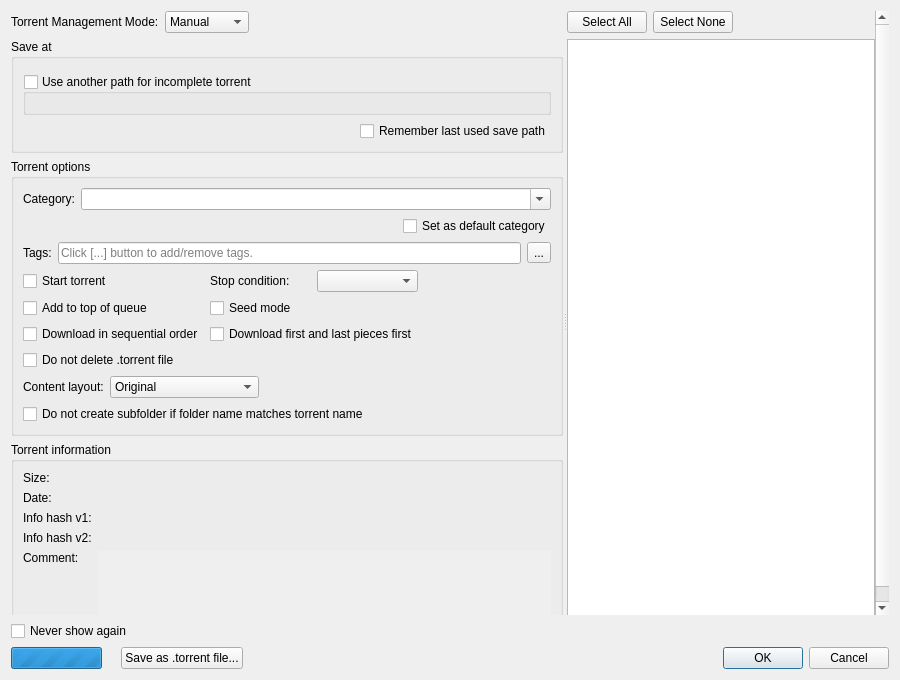
<?xml version="1.0" encoding="UTF-8"?>
<ui version="4.0">
 <class>AddNewTorrentDialog</class>
 <widget class="QDialog" name="AddNewTorrentDialog">
  <property name="geometry">
   <rect>
    <x>0</x>
    <y>0</y>
    <width>900</width>
    <height>680</height>
   </rect>
  </property>
  <layout class="QVBoxLayout" name="AddNewTorrentDialogLayout">
   <item>
    <widget class="QScrollArea" name="scrollArea_2">
     <property name="frameShape">
      <enum>QFrame::Shape::NoFrame</enum>
     </property>
     <property name="sizeAdjustPolicy">
      <enum>QAbstractScrollArea::SizeAdjustPolicy::AdjustToContents</enum>
     </property>
     <property name="widgetResizable">
      <bool>true</bool>
     </property>
     <widget class="QWidget" name="scrollAreaWidgetContents_2">
      <property name="geometry">
       <rect>
        <x>0</x>
        <y>0</y>
        <width>882</width>
        <height>598</height>
       </rect>
      </property>
      <layout class="QVBoxLayout" name="verticalLayout_6">
       <property name="leftMargin">
        <number>0</number>
       </property>
       <property name="topMargin">
        <number>0</number>
       </property>
       <property name="rightMargin">
        <number>0</number>
       </property>
       <property name="bottomMargin">
        <number>0</number>
       </property>
       <item>
        <widget class="QSplitter" name="splitter">
         <property name="orientation">
          <enum>Qt::Orientation::Horizontal</enum>
         </property>
         <property name="childrenCollapsible">
          <bool>false</bool>
         </property>
         <widget class="QFrame" name="torrentoptionsFrame">
          <layout class="QVBoxLayout" name="mainlayout_addui">
           <property name="leftMargin">
            <number>0</number>
           </property>
           <property name="topMargin">
            <number>0</number>
           </property>
           <property name="rightMargin">
            <number>0</number>
           </property>
           <property name="bottomMargin">
            <number>0</number>
           </property>
           <item>
            <layout class="QHBoxLayout" name="managementLayout">
             <item>
              <widget class="QLabel" name="labelTorrentManagementMode">
               <property name="text">
                <string>Torrent Management Mode:</string>
               </property>
              </widget>
             </item>
             <item>
              <widget class="QComboBox" name="comboTMM">
               <property name="toolTip">
                <string>Automatic mode means that various torrent properties(eg save path) will be decided by the associated category</string>
               </property>
               <item>
                <property name="text">
                 <string>Manual</string>
                </property>
               </item>
               <item>
                <property name="text">
                 <string>Automatic</string>
                </property>
               </item>
              </widget>
             </item>
             <item>
              <spacer name="horizontalSpacer">
               <property name="orientation">
                <enum>Qt::Orientation::Horizontal</enum>
               </property>
               <property name="sizeHint" stdset="0">
                <size>
                 <width>20</width>
                 <height>20</height>
                </size>
               </property>
              </spacer>
             </item>
            </layout>
           </item>
           <item>
            <widget class="QGroupBox" name="groupBoxSavePath">
             <property name="title">
              <string>Save at</string>
             </property>
             <layout class="QVBoxLayout" name="verticalLayout">
              <item>
               <widget class="FileSystemPathComboEdit" name="savePath" native="true"/>
              </item>
              <item>
               <widget class="QGroupBox" name="groupBoxDownloadPath">
                <property name="title">
                 <string>Use another path for incomplete torrent</string>
                </property>
                <property name="checkable">
                 <bool>true</bool>
                </property>
                <property name="checked">
                 <bool>false</bool>
                </property>
                <layout class="QVBoxLayout" name="verticalLayout_4">
                 <item>
                  <widget class="FileSystemPathComboEdit" name="downloadPath" native="true"/>
                 </item>
                </layout>
               </widget>
              </item>
              <item>
               <layout class="QHBoxLayout" name="layoutRememberLastSavePath">
                <item>
                 <spacer name="horizontalSpacer_5">
                  <property name="orientation">
                   <enum>Qt::Orientation::Horizontal</enum>
                  </property>
                  <property name="sizeHint" stdset="0">
                   <size>
                    <width>40</width>
                    <height>20</height>
                   </size>
                  </property>
                 </spacer>
                </item>
                <item>
                 <widget class="QCheckBox" name="checkBoxRememberLastSavePath">
                  <property name="text">
                   <string>Remember last used save path</string>
                  </property>
                 </widget>
                </item>
               </layout>
              </item>
             </layout>
            </widget>
           </item>
           <item>
            <widget class="QGroupBox" name="groupBoxSettings">
             <property name="title">
              <string>Torrent options</string>
             </property>
             <layout class="QVBoxLayout" name="verticalLayout_3">
              <item>
               <layout class="QHBoxLayout" name="categoryLayout">
                <item>
                 <widget class="QLabel" name="labelCategory">
                  <property name="text">
                   <string>Category:</string>
                  </property>
                 </widget>
                </item>
                <item>
                 <widget class="QComboBox" name="categoryComboBox">
                  <property name="sizePolicy">
                   <sizepolicy hsizetype="Expanding" vsizetype="Fixed">
                    <horstretch>0</horstretch>
                    <verstretch>0</verstretch>
                   </sizepolicy>
                  </property>
                  <property name="editable">
                   <bool>true</bool>
                  </property>
                  <property name="insertPolicy">
                   <enum>QComboBox::InsertPolicy::InsertAtTop</enum>
                  </property>
                 </widget>
                </item>
               </layout>
              </item>
              <item alignment="Qt::AlignmentFlag::AlignRight">
               <widget class="QCheckBox" name="defaultCategoryCheckbox">
                <property name="text">
                 <string>Set as default category</string>
                </property>
               </widget>
              </item>
              <item>
               <layout class="QHBoxLayout" name="tagsLayout" stretch="0,0,0">
                <item>
                 <widget class="QLabel" name="tagsLabel">
                  <property name="text">
                   <string>Tags:</string>
                  </property>
                 </widget>
                </item>
                <item>
                 <widget class="QLineEdit" name="tagsLineEdit">
                  <property name="sizePolicy">
                   <sizepolicy hsizetype="Expanding" vsizetype="Fixed">
                    <horstretch>0</horstretch>
                    <verstretch>0</verstretch>
                   </sizepolicy>
                  </property>
                  <property name="readOnly">
                   <bool>true</bool>
                  </property>
                  <property name="placeholderText">
                   <string>Click [...] button to add/remove tags.</string>
                  </property>
                  <property name="clearButtonEnabled">
                   <bool>false</bool>
                  </property>
                 </widget>
                </item>
                <item>
                 <widget class="QToolButton" name="tagsEditButton">
                  <property name="toolTip">
                   <string>Add/remove tags</string>
                  </property>
                  <property name="text">
                   <string>...</string>
                  </property>
                 </widget>
                </item>
               </layout>
              </item>
              <item>
               <layout class="QGridLayout" name="gridLayout">
                <item row="0" column="0">
                 <widget class="QCheckBox" name="startTorrentCheckBox">
                  <property name="text">
                   <string>Start torrent</string>
                  </property>
                 </widget>
                </item>
                <item row="0" column="1">
                 <layout class="QHBoxLayout" name="stopConditionLayout">
                  <item>
                   <widget class="QLabel" name="stopConditionLabel">
                    <property name="text">
                     <string>Stop condition:</string>
                    </property>
                   </widget>
                  </item>
                  <item>
                   <widget class="QComboBox" name="stopConditionComboBox"/>
                  </item>
                 </layout>
                </item>
                <item row="0" column="2">
                 <spacer name="horizontalSpacer_3">
                  <property name="orientation">
                   <enum>Qt::Orientation::Horizontal</enum>
                  </property>
                  <property name="sizeHint" stdset="0">
                   <size>
                    <width>40</width>
                    <height>20</height>
                   </size>
                  </property>
                 </spacer>
                </item>
                <item row="1" column="0">
                 <widget class="QCheckBox" name="addToQueueTopCheckBox">
                  <property name="text">
                   <string>Add to top of queue</string>
                  </property>
                 </widget>
                </item>
                <item row="1" column="1">
                 <widget class="QCheckBox" name="seedModeCheckBox">
                  <property name="text">
                   <string>Seed mode</string>
                  </property>
                  <property name="toolTip">
                   <string>&lt;p&gt;If set, qBittorrent will assume that all files are present for this torrent and that they all match the hashes in the torrent file. The use case for this mode is if a torrent is created and seeded, or if the user already knows that all the files are complete, this is a way to perform only basic file checks and skip initial hash checks.&lt;/p&gt;&lt;p&gt;The piece hash will be checked when it is requested for the first time by a peer. If a hash check fails, all files in this torrent will be rechecked.&lt;/p&gt;</string>
                  </property>
                 </widget>
                </item>
                <item row="2" column="0">
                 <widget class="QCheckBox" name="sequentialCheckBox">
                  <property name="text">
                   <string>Download in sequential order</string>
                  </property>
                 </widget>
                </item>
                <item row="2" column="1">
                 <widget class="QCheckBox" name="firstLastCheckBox">
                  <property name="text">
                   <string>Download first and last pieces first</string>
                  </property>
                 </widget>
                </item>
                <item row="3" column="0">
                 <widget class="QCheckBox" name="doNotDeleteTorrentCheckBox">
                  <property name="toolTip">
                   <string>When checked, the .torrent file will not be deleted regardless of the settings at the &quot;Download&quot; page of the Options dialog</string>
                  </property>
                  <property name="text">
                   <string>Do not delete .torrent file</string>
                  </property>
                 </widget>
                </item>
               </layout>
              </item>
              <item>
               <layout class="QHBoxLayout" name="horizontalLayout_2">
                <item>
                 <widget class="QLabel" name="contentLayoutLabel">
                  <property name="text">
                   <string>Content layout:</string>
                  </property>
                 </widget>
                </item>
                <item>
                 <widget class="QComboBox" name="contentLayoutComboBox">
                  <property name="currentIndex">
                   <number>0</number>
                  </property>
                  <item>
                   <property name="text">
                    <string>Original</string>
                   </property>
                  </item>
                  <item>
                   <property name="text">
                    <string>Create subfolder</string>
                   </property>
                  </item>
                  <item>
                   <property name="text">
                    <string>Don't create subfolder</string>
                   </property>
                  </item>
                 </widget>
                </item>
                <item>
                 <spacer name="horizontalSpacer_4">
                  <property name="orientation">
                   <enum>Qt::Orientation::Horizontal</enum>
                  </property>
                  <property name="sizeHint" stdset="0">
                   <size>
                    <width>40</width>
                    <height>20</height>
                   </size>
                  </property>
                 </spacer>
                </item>
               </layout>
              </item>
              <item>
               <widget class="QCheckBox" name="avoidDuplicateSubfolderCheckBox">
                <property name="toolTip">
                 <string>When saving, moving, or renaming, prevent creating a nested subfolder if the destination folder name already matches the torrent name.</string>
                </property>
                <property name="text">
                 <string>Do not create subfolder if folder name matches torrent name</string>
                </property>
               </widget>
              </item>
             </layout>
            </widget>
           </item>
           <item>
            <widget class="QGroupBox" name="infoGroup">
             <property name="sizePolicy">
              <sizepolicy hsizetype="Preferred" vsizetype="Expanding">
               <horstretch>0</horstretch>
               <verstretch>0</verstretch>
              </sizepolicy>
             </property>
             <property name="title">
              <string>Torrent information</string>
             </property>
             <layout class="QGridLayout" name="gridLayout_2">
              <item row="0" column="0">
               <widget class="QLabel" name="labelSize">
                <property name="text">
                 <string>Size:</string>
                </property>
               </widget>
              </item>
              <item row="0" column="1">
               <widget class="QLabel" name="labelSizeData"/>
              </item>
              <item row="1" column="0">
               <widget class="QLabel" name="labelDate">
                <property name="text">
                 <string>Date:</string>
                </property>
               </widget>
              </item>
              <item row="1" column="1">
               <widget class="QLabel" name="labelDateData"/>
              </item>
              <item row="2" column="0">
               <widget class="QLabel" name="labelInfohash1">
                <property name="text">
                 <string>Info hash v1:</string>
                </property>
               </widget>
              </item>
              <item row="2" column="1">
               <widget class="QLabel" name="labelInfohash1Data">
                <property name="textInteractionFlags">
                 <set>Qt::TextInteractionFlag::TextSelectableByMouse</set>
                </property>
               </widget>
              </item>
              <item row="3" column="0">
               <widget class="QLabel" name="labelInfohash2">
                <property name="text">
                 <string>Info hash v2:</string>
                </property>
               </widget>
              </item>
              <item row="3" column="1">
               <widget class="QLabel" name="labelInfohash2Data">
                <property name="textInteractionFlags">
                 <set>Qt::TextInteractionFlag::TextSelectableByMouse</set>
                </property>
               </widget>
              </item>
              <item row="4" column="0">
               <widget class="QLabel" name="labelComment">
                <property name="text">
                 <string>Comment:</string>
                </property>
                <property name="alignment">
                 <set>Qt::AlignmentFlag::AlignLeading|Qt::AlignmentFlag::AlignLeft|Qt::AlignmentFlag::AlignTop</set>
                </property>
               </widget>
              </item>
              <item row="4" column="1">
               <widget class="QScrollArea" name="scrollArea">
                <property name="frameShape">
                 <enum>QFrame::Shape::NoFrame</enum>
                </property>
                <property name="sizeAdjustPolicy">
                 <enum>QAbstractScrollArea::SizeAdjustPolicy::AdjustToContents</enum>
                </property>
                <property name="widgetResizable">
                 <bool>true</bool>
                </property>
                <widget class="QWidget" name="scrollAreaWidgetContents">
                 <property name="geometry">
                  <rect>
                   <x>0</x>
                   <y>0</y>
                   <width>411</width>
                   <height>70</height>
                  </rect>
                 </property>
                 <layout class="QVBoxLayout" name="verticalLayout_2">
                  <property name="leftMargin">
                   <number>0</number>
                  </property>
                  <property name="topMargin">
                   <number>0</number>
                  </property>
                  <property name="rightMargin">
                   <number>0</number>
                  </property>
                  <property name="bottomMargin">
                   <number>0</number>
                  </property>
                  <item>
                   <widget class="QLabel" name="labelCommentData">
                    <property name="textFormat">
                     <enum>Qt::TextFormat::RichText</enum>
                    </property>
                    <property name="alignment">
                     <set>Qt::AlignmentFlag::AlignLeading|Qt::AlignmentFlag::AlignLeft|Qt::AlignmentFlag::AlignTop</set>
                    </property>
                    <property name="wordWrap">
                     <bool>true</bool>
                    </property>
                    <property name="openExternalLinks">
                     <bool>true</bool>
                    </property>
                    <property name="textInteractionFlags">
                     <set>Qt::TextInteractionFlag::LinksAccessibleByKeyboard|Qt::TextInteractionFlag::LinksAccessibleByMouse|Qt::TextInteractionFlag::TextSelectableByKeyboard|Qt::TextInteractionFlag::TextSelectableByMouse</set>
                    </property>
                   </widget>
                  </item>
                 </layout>
                </widget>
               </widget>
              </item>
             </layout>
            </widget>
           </item>
          </layout>
         </widget>
         <widget class="QWidget" name="layoutWidget">
          <layout class="QVBoxLayout" name="verticalLayout_5">
           <item>
            <layout class="QHBoxLayout" name="contentFilterLayout">
             <item>
              <widget class="QPushButton" name="buttonSelectAll">
               <property name="text">
                <string>Select All</string>
               </property>
              </widget>
             </item>
             <item>
              <widget class="QPushButton" name="buttonSelectNone">
               <property name="text">
                <string>Select None</string>
               </property>
              </widget>
             </item>
             <item>
              <spacer name="horizontalSpacer_6">
               <property name="orientation">
                <enum>Qt::Orientation::Horizontal</enum>
               </property>
               <property name="sizeHint" stdset="0">
                <size>
                 <width>40</width>
                 <height>20</height>
                </size>
               </property>
              </spacer>
             </item>
            </layout>
           </item>
           <item>
            <widget class="TorrentContentWidget" name="contentTreeView">
             <property name="sizePolicy">
              <sizepolicy hsizetype="Expanding" vsizetype="Expanding">
               <horstretch>1</horstretch>
               <verstretch>0</verstretch>
              </sizepolicy>
             </property>
             <property name="contextMenuPolicy">
              <enum>Qt::ContextMenuPolicy::CustomContextMenu</enum>
             </property>
             <property name="selectionMode">
              <enum>QAbstractItemView::SelectionMode::ExtendedSelection</enum>
             </property>
             <property name="sortingEnabled">
              <bool>true</bool>
             </property>
            </widget>
           </item>
          </layout>
         </widget>
        </widget>
       </item>
      </layout>
     </widget>
    </widget>
   </item>
   <item>
    <layout class="QHBoxLayout" name="buttonsHLayout">
     <item>
      <widget class="QCheckBox" name="checkBoxNeverShow">
       <property name="text">
        <string>Never show again</string>
       </property>
      </widget>
     </item>
     <item>
      <spacer name="horizontalSpacer_2">
       <property name="orientation">
        <enum>Qt::Orientation::Horizontal</enum>
       </property>
       <property name="sizeHint" stdset="0">
        <size>
         <width>40</width>
         <height>20</height>
        </size>
       </property>
      </spacer>
     </item>
    </layout>
   </item>
   <item>
    <layout class="QHBoxLayout" name="horizontalLayout">
     <item>
      <layout class="QHBoxLayout" name="metadataLayout">
       <item>
        <widget class="QProgressBar" name="progMetaLoading">
         <property name="sizePolicy">
          <sizepolicy hsizetype="Minimum" vsizetype="Fixed">
           <horstretch>0</horstretch>
           <verstretch>0</verstretch>
          </sizepolicy>
         </property>
         <property name="maximum">
          <number>0</number>
         </property>
         <property name="value">
          <number>-1</number>
         </property>
         <property name="textVisible">
          <bool>false</bool>
         </property>
        </widget>
       </item>
       <item>
        <widget class="QLabel" name="lblMetaLoading">
         <property name="text">
          <string/>
         </property>
        </widget>
       </item>
       <item>
        <widget class="QPushButton" name="buttonSave">
         <property name="text">
          <string>Save as .torrent file...</string>
         </property>
        </widget>
       </item>
      </layout>
     </item>
     <item>
      <widget class="QDialogButtonBox" name="buttonBox">
       <property name="standardButtons">
        <set>QDialogButtonBox::StandardButton::Cancel|QDialogButtonBox::StandardButton::Ok</set>
       </property>
      </widget>
     </item>
    </layout>
   </item>
  </layout>
 </widget>
 <customwidgets>
  <customwidget>
   <class>TorrentContentWidget</class>
   <extends>QTreeView</extends>
   <header>gui/torrentcontentwidget.h</header>
  </customwidget>
  <customwidget>
   <class>FileSystemPathComboEdit</class>
   <extends>QWidget</extends>
   <header>gui/fspathedit.h</header>
   <container>1</container>
  </customwidget>
 </customwidgets>
 <resources/>
 <connections/>
</ui>
